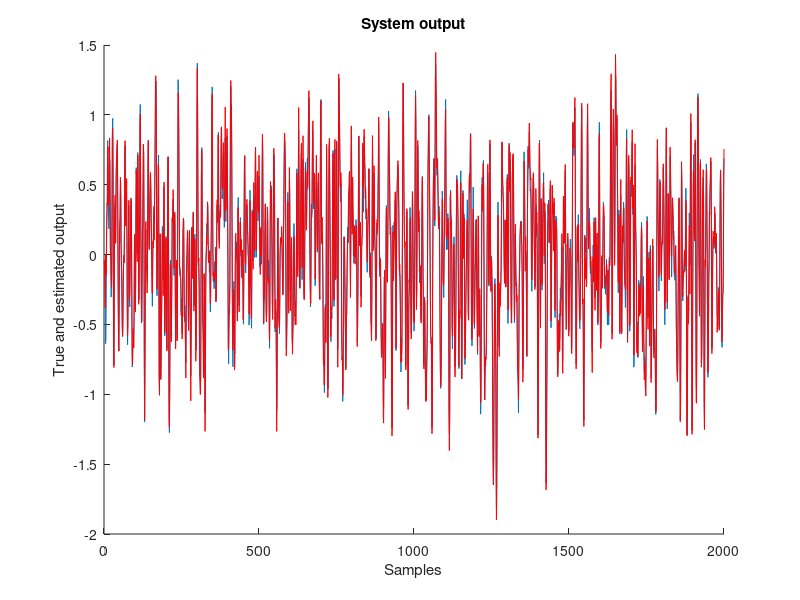
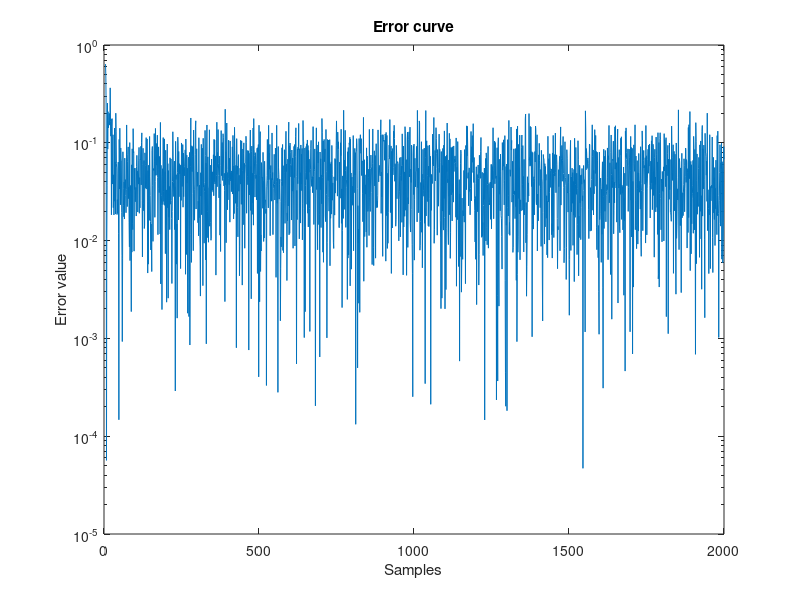
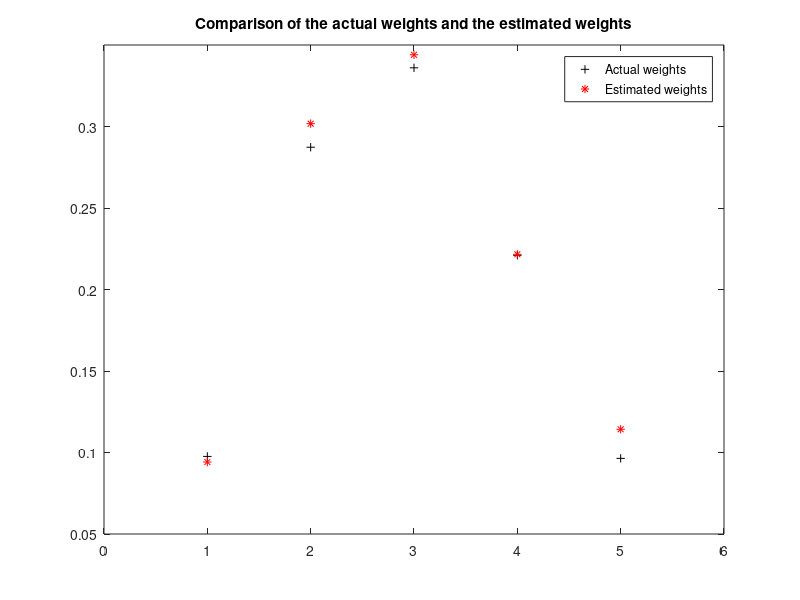

MATLAB code for these plots, in order:
clear all
close all
hold off
                                                    %channel system order
sysorder = 5 ;
                                                    %Number of system points
N=2000;
inp = randn(N,1);
n = randn(N,1);
[b,a] = butter(2,0.25);                             %Create a low pass filter of second order with cutoff frequency 0.25
Gz = tf(b,a,.1);                                    %Create discrete-time transfer function with undetermined sample time
                                                    %and numerator b and a, which are the transfer function coefficients of the
                                                    %2nd order butterworth filter with cutoff freq 0.25
                                                    % if you use ldiv this will give h :filter weights to be
h=  [0.0976;                                        %This is the actual filter that we are trying to recreate
    0.2873;
    0.3360;
    0.2210;
    0.0964;];
y = lsim(Gz,inp);                                   %This simulates the time response of the system Gz given random input inp
                                                    %add some noise
n = n * std(y)/(10*std(n));
d = y + n;
totallength=size(d,1);
                                                    %Take 60 points for training
N=60 ;
                                                    %begin of algorithm
w = zeros ( sysorder  , 1 ) ;
for n = sysorder : N 
	u = inp(n:-1:n-sysorder+1) ;
    y(n)= w' * u;                                   %Compute y(n) with the weights and the input
    e(n) = d(n) - y(n) ;                            %Compute the error: d(n) is the true input
                                                    %Start with big mu for speeding the convergence then slow down
                                                    %to reach the correct weights
    if n < 20
        mu=0.32;
    else
        mu=0.15;
    end
                                                    %The update corresponds to the LMS update rule, which can be derived
                                                    %using the gradient of the cost function and the approximation of the
                                                    %expectation function E{e(n)x(n)} which is approximated by the average
                                                    %over n points. In the lms we use n=1, so just e(n)x(n)
	w = w + mu * u * e(n) ;                         %Update the weights w.r.t. the old weight,learning rate mu, input u, and error e(n)
end 
                                                    %Check of results on
                                                    %the rest of the data
for n =  N+1 : totallength
	u = inp(n:-1:n-sysorder+1);
    y(n) = w' * u ;                                 %Compute the results with the obtained weight vector
    e(n) = d(n) - y(n) ;                            %Compute the error
end 
hold on
plot(d)
plot(y,'r');                                        %Plot the obtained output vs. the true output d
title('System output') ;
xlabel('Samples')
ylabel('True and estimated output')
figure
semilogy((abs(e))) ;                                %Create semi log scale plot (only y axis)
title('Error curve') ;
xlabel('Samples')
ylabel('Error value')
figure
                                                    %Plot the weights h and w and let the user see the difference
plot(h, 'k+')
hold on
plot(w, 'r*')
legend('Actual weights','Estimated weights')
title('Comparison of the actual weights and the estimated weights') ;
axis([0 6 0.05 0.35])